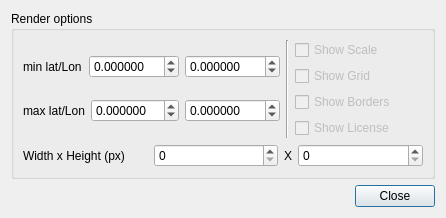
<ui version="4.0" >
 <class>NativeRenderDialog</class>
 <widget class="QDialog" name="NativeRenderDialog" >
  <property name="geometry" >
   <rect>
    <x>0</x>
    <y>0</y>
    <width>446</width>
    <height>205</height>
   </rect>
  </property>
  <property name="windowTitle" >
   <string>Native rendering</string>
  </property>
  <layout class="QVBoxLayout" name="verticalLayout" >
   <item>
    <widget class="QGroupBox" name="groupBox" >
     <property name="title" >
      <string>Render options</string>
     </property>
     <layout class="QVBoxLayout" >
      <item>
       <layout class="QHBoxLayout" >
        <item>
         <layout class="QVBoxLayout" >
          <item>
           <layout class="QHBoxLayout" >
            <item>
             <widget class="QLabel" name="label_3" >
              <property name="sizePolicy" >
               <sizepolicy vsizetype="Preferred" hsizetype="Fixed" >
                <horstretch>0</horstretch>
                <verstretch>0</verstretch>
               </sizepolicy>
              </property>
              <property name="minimumSize" >
               <size>
                <width>60</width>
                <height>0</height>
               </size>
              </property>
              <property name="text" >
               <string>min lat/Lon</string>
              </property>
             </widget>
            </item>
            <item>
             <widget class="QDoubleSpinBox" name="sbMinLat" >
              <property name="minimumSize" >
               <size>
                <width>60</width>
                <height>0</height>
               </size>
              </property>
              <property name="decimals" >
               <number>6</number>
              </property>
              <property name="minimum" >
               <double>-90.000000000000000</double>
              </property>
              <property name="maximum" >
               <double>90.000000000000000</double>
              </property>
              <property name="singleStep" >
               <double>0.010000000000000</double>
              </property>
             </widget>
            </item>
            <item>
             <widget class="QDoubleSpinBox" name="sbMinLon" >
              <property name="minimumSize" >
               <size>
                <width>60</width>
                <height>0</height>
               </size>
              </property>
              <property name="decimals" >
               <number>6</number>
              </property>
              <property name="minimum" >
               <double>-180.000000000000000</double>
              </property>
              <property name="maximum" >
               <double>180.000000000000000</double>
              </property>
              <property name="singleStep" >
               <double>0.010000000000000</double>
              </property>
             </widget>
            </item>
           </layout>
          </item>
          <item>
           <layout class="QHBoxLayout" >
            <item>
             <widget class="QLabel" name="label_4" >
              <property name="sizePolicy" >
               <sizepolicy vsizetype="Preferred" hsizetype="Fixed" >
                <horstretch>0</horstretch>
                <verstretch>0</verstretch>
               </sizepolicy>
              </property>
              <property name="minimumSize" >
               <size>
                <width>60</width>
                <height>0</height>
               </size>
              </property>
              <property name="text" >
               <string>max lat/Lon</string>
              </property>
             </widget>
            </item>
            <item>
             <widget class="QDoubleSpinBox" name="sbMaxLat" >
              <property name="minimumSize" >
               <size>
                <width>60</width>
                <height>0</height>
               </size>
              </property>
              <property name="decimals" >
               <number>6</number>
              </property>
              <property name="minimum" >
               <double>-90.000000000000000</double>
              </property>
              <property name="maximum" >
               <double>90.000000000000000</double>
              </property>
              <property name="singleStep" >
               <double>0.010000000000000</double>
              </property>
             </widget>
            </item>
            <item>
             <widget class="QDoubleSpinBox" name="sbMaxLon" >
              <property name="minimumSize" >
               <size>
                <width>60</width>
                <height>0</height>
               </size>
              </property>
              <property name="decimals" >
               <number>6</number>
              </property>
              <property name="minimum" >
               <double>-180.000000000000000</double>
              </property>
              <property name="maximum" >
               <double>180.000000000000000</double>
              </property>
              <property name="singleStep" >
               <double>0.010000000000000</double>
              </property>
             </widget>
            </item>
           </layout>
          </item>
         </layout>
        </item>
        <item>
         <widget class="Line" name="line" >
          <property name="orientation" >
           <enum>Qt::Vertical</enum>
          </property>
         </widget>
        </item>
        <item>
         <layout class="QVBoxLayout" >
          <item>
           <widget class="QCheckBox" name="cbShowScale" >
            <property name="enabled" >
             <bool>false</bool>
            </property>
            <property name="text" >
             <string>Show Scale</string>
            </property>
            <property name="tristate" >
             <bool>true</bool>
            </property>
           </widget>
          </item>
          <item>
           <widget class="QCheckBox" name="cbShowGrid" >
            <property name="enabled" >
             <bool>false</bool>
            </property>
            <property name="text" >
             <string>Show Grid</string>
            </property>
            <property name="tristate" >
             <bool>true</bool>
            </property>
           </widget>
          </item>
          <item>
           <widget class="QCheckBox" name="cbShowBorders" >
            <property name="enabled" >
             <bool>false</bool>
            </property>
            <property name="text" >
             <string>Show Borders</string>
            </property>
            <property name="tristate" >
             <bool>true</bool>
            </property>
           </widget>
          </item>
          <item>
           <widget class="QCheckBox" name="cbShowLicense" >
            <property name="enabled" >
             <bool>false</bool>
            </property>
            <property name="text" >
             <string>Show License</string>
            </property>
            <property name="tristate" >
             <bool>true</bool>
            </property>
           </widget>
          </item>
         </layout>
        </item>
       </layout>
      </item>
      <item>
       <layout class="QHBoxLayout" name="horizontalLayout" >
        <item>
         <widget class="QLabel" name="label" >
          <property name="text" >
           <string>Width x Height (px)</string>
          </property>
         </widget>
        </item>
        <item>
         <widget class="QSpinBox" name="sbPreviewWidth" >
          <property name="maximum" >
           <number>99999</number>
          </property>
          <property name="singleStep" >
           <number>32</number>
          </property>
         </widget>
        </item>
        <item>
         <widget class="QLabel" name="label_2" >
          <property name="sizePolicy" >
           <sizepolicy vsizetype="Preferred" hsizetype="Fixed" >
            <horstretch>0</horstretch>
            <verstretch>0</verstretch>
           </sizepolicy>
          </property>
          <property name="text" >
           <string>X</string>
          </property>
         </widget>
        </item>
        <item>
         <widget class="QSpinBox" name="sbPreviewHeight" >
          <property name="maximum" >
           <number>99999</number>
          </property>
          <property name="singleStep" >
           <number>32</number>
          </property>
         </widget>
        </item>
       </layout>
      </item>
     </layout>
    </widget>
   </item>
   <item>
    <widget class="QDialogButtonBox" name="buttonBox" >
     <property name="orientation" >
      <enum>Qt::Horizontal</enum>
     </property>
     <property name="standardButtons" >
      <set>QDialogButtonBox::Close</set>
     </property>
    </widget>
   </item>
  </layout>
 </widget>
 <resources/>
 <connections>
  <connection>
   <sender>buttonBox</sender>
   <signal>accepted()</signal>
   <receiver>NativeRenderDialog</receiver>
   <slot>accept()</slot>
   <hints>
    <hint type="sourcelabel" >
     <x>275</x>
     <y>193</y>
    </hint>
    <hint type="destinationlabel" >
     <x>157</x>
     <y>274</y>
    </hint>
   </hints>
  </connection>
  <connection>
   <sender>buttonBox</sender>
   <signal>rejected()</signal>
   <receiver>NativeRenderDialog</receiver>
   <slot>reject()</slot>
   <hints>
    <hint type="sourcelabel" >
     <x>343</x>
     <y>193</y>
    </hint>
    <hint type="destinationlabel" >
     <x>286</x>
     <y>274</y>
    </hint>
   </hints>
  </connection>
 </connections>
</ui>
